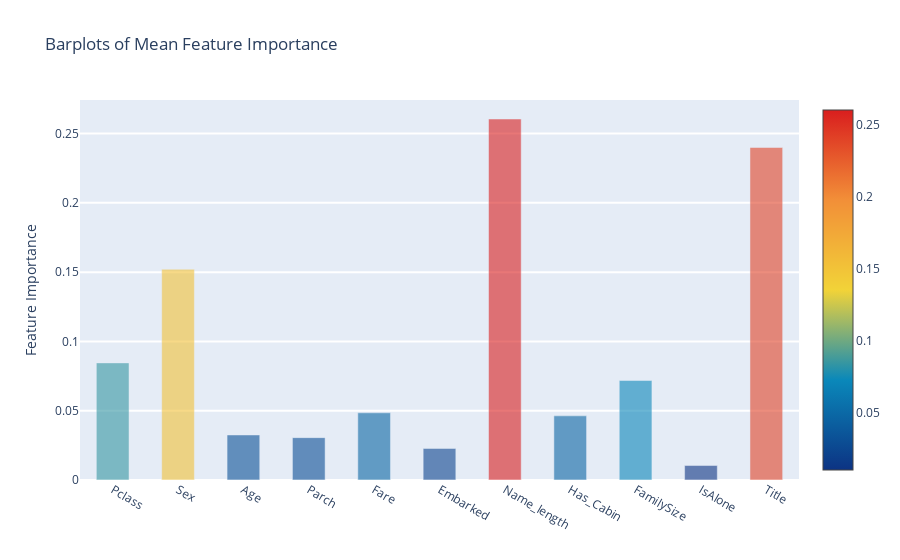

Notebook code cell kept with this figure:
### Markdown cell above
### Plotly Barplot of Average Feature Importances

### Code cell
y = feature_dataframe['mean'].values
x = feature_dataframe['features'].values

data = [go.Bar(
            x= x,
             y= y,
            width = 0.5,
            marker=dict(
               color = feature_dataframe['mean'].values,
            colorscale='Portland',
            showscale=True,
            reversescale = False
            ),
            opacity=0.6
        )]

layout= go.Layout(
    autosize= True,
    title= 'Barplots of Mean Feature Importance',
    hovermode= 'closest',
#     xaxis= dict(
#         title= 'Pop',
#         ticklen= 5,
#         zeroline= False,
#         gridwidth= 2,
#     ),
    yaxis=dict(
        title= 'Feature Importance',
        ticklen= 5,
        gridwidth= 2
    ),
    showlegend= False
)

fig = go.Figure(data=data, layout=layout)
py.iplot(fig, filename='bar-direct-labels')

### Figure 1 — Plotly figure (JSON) as saved in the notebook; plotly's stock layout.template omitted (floating-point values rounded to 4 significant figures)
{"data": [{"marker": {"color": [0.08452, 0.1521, 0.0325, 0.03057, 0.04849, 0.02279, 0.2605, 0.0463, 0.07179, 0.01045, 0.24], "colorscale": [[0, "rgb(12,51,131)"], [0.25, "rgb(10,136,186)"], [0.5, "rgb(242,211,56)"], [0.75, "rgb(242,143,56)"], [1, "rgb(217,30,30)"]], "reversescale": false, "showscale": true}, "opacity": 0.6, "type": "bar", "width": 0.5, "x": ["Pclass", "Sex", "Age", "Parch", "Fare", "Embarked", "Name_length", "Has_Cabin", "FamilySize", "IsAlone", "Title"], "y": [0.08452, 0.1521, 0.0325, 0.03057, 0.04849, 0.02279, 0.2605, 0.0463, 0.07179, 0.01045, 0.24]}], "layout": {"autosize": true, "hovermode": "closest", "showlegend": false, "title": {"text": "Barplots of Mean Feature Importance"}, "yaxis": {"gridwidth": 2, "ticklen": 5, "title": {"text": "Feature Importance"}}}}
